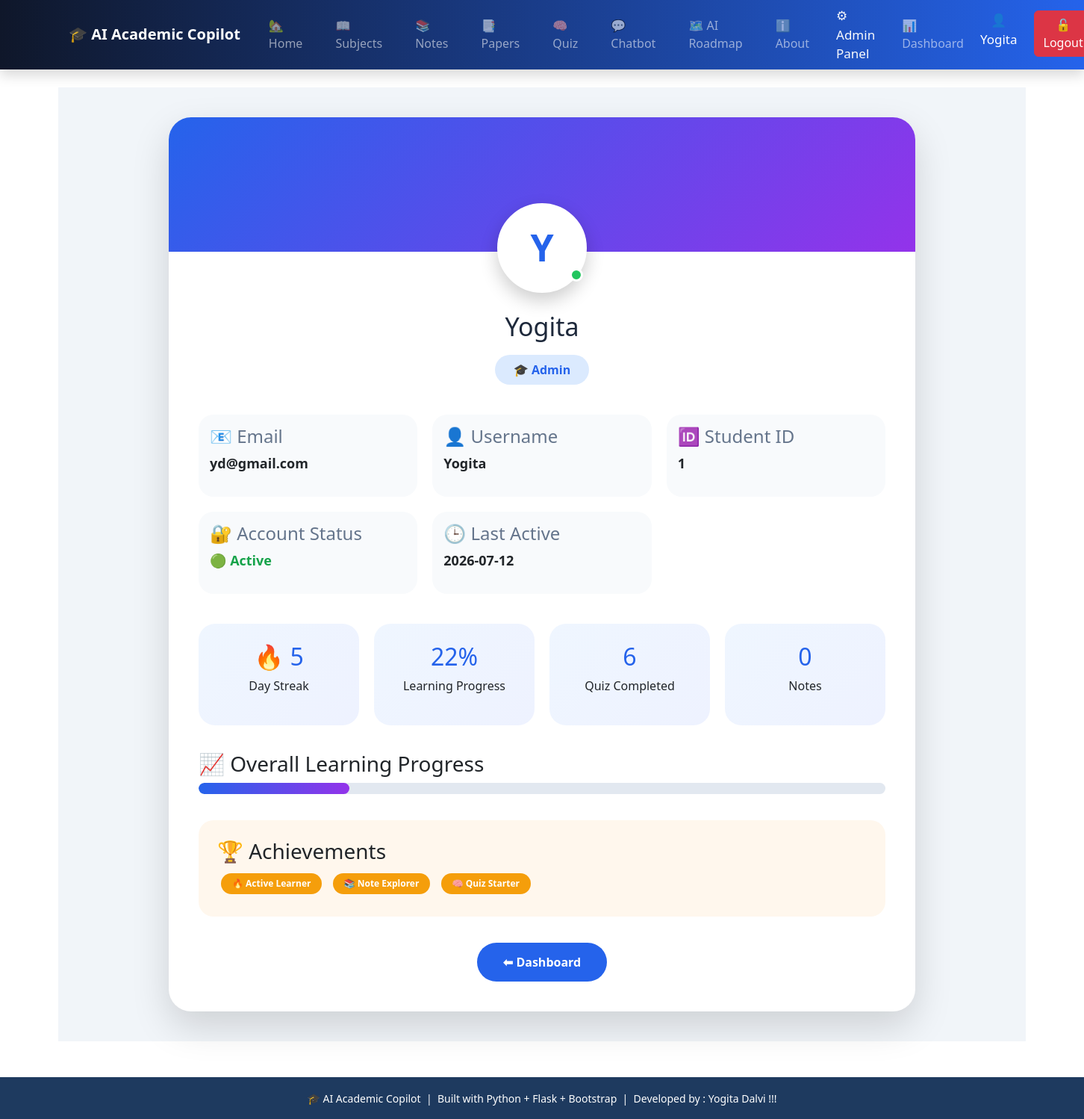
Screenshot of /profile (signed in) with the database file from the repository.
### tables this page shows
CREATE TABLE users (
    id INTEGER PRIMARY KEY AUTOINCREMENT,
    fullname TEXT,
    email TEXT,
    username TEXT UNIQUE,
    password TEXT,
    role TEXT DEFAULT 'student'
);

CREATE TABLE user_activity (
    id INTEGER PRIMARY KEY AUTOINCREMENT,
    user_id INTEGER,
    login_date TEXT,
    action TEXT
);

### app.py (the view)
@app.route("/profile")
def profile():
    if "user_id" not in session:
        return redirect("/login")
    conn = sqlite3.connect("database.db")
    cur = conn.cursor()
    cur.execute("""
    SELECT id, fullname, email, username, role
    FROM users
    WHERE id=?
    """,(session["user_id"],))
    user = cur.fetchone()
    cur.execute("""
    SELECT COUNT(*)
    FROM quiz_results
    WHERE user_id=?
    """,(session["user_id"],))
    quiz_count = cur.fetchone()[0]
    notes_count = 0
    cur.execute("""
    SELECT COUNT(DISTINCT login_date)
    FROM user_activity
    WHERE user_id=?
    """,(session["user_id"],))
    login_days = cur.fetchone()[0]
    total_activity = quiz_count + login_days
    target = 50   # maximum expected activity
    progress = int(
        (total_activity / target) * 100
    )
    if progress > 100:
        progress = 100
    cur.execute("""
    SELECT COUNT(DISTINCT login_date)
    FROM user_activity
    WHERE user_id=?
    """,(session["user_id"],))
    streak = cur.fetchone()[0]
    cur.execute("""
    SELECT login_date
    FROM user_activity
    WHERE user_id=?
    ORDER BY id DESC
    LIMIT 1
    """,(session["user_id"],))
    last_active = cur.fetchone()
    if last_active:
        last_active = last_active[0]
    else:
        last_active = "No Activity"
    conn.close()
    return render_template(
        "profile.html",
        user=user,
        quiz_count=quiz_count,
        streak=streak,
        notes_count=notes_count,
        progress=progress,
        last_active=last_active
    )

### templates/profile.html (shortened to what this page needs)
{% extends "base.html" %}
{% block content %}
<div class="profile-page">
<div class="profile-wrapper">
<div class="cover">
<div class="avatar-box">
<div class="avatar">
{{ user[1][0] }}
</div>
<div class="online"></div>
</div>
</div>
<div class="profile-content">
<h1>
{{ user[1] }}
</h1>
<div class="role">
🎓 {{ user[4]|title }}
</div>
<div class="info-section">
<div class="info-card">
<h4>📧 Email</h4>
<p>{{ user[2] }}</p>
</div>
<div class="info-card">
<h4>👤 Username</h4>
<p>{{ user[3] }}</p>
</div>
<div class="info-card">
<h4>🆔 Student ID</h4>
<p>{{ user[0] }}</p>
</div>
<div class="info-card">
<h4>🔐 Account Status</h4>
<p style="color:#16a34a;">
🟢 Active
</p>
</div>
<div class="info-card">
<h4>🕒 Last Active</h4>
<p>{{ last_active }}</p>
</div>
</div>
<div class="stats">
<div class="stat-card">
<h2>🔥 {{ streak }}</h2>
<p>Day Streak</p>
</div>
<div class="stat-card">
<h2>{{ progress }}%</h2>
<p>Learning Progress</p>
</div>
<div class="stat-card">
<h2>{{ quiz_count }}</h2>
<p>Quiz Completed</p>
</div>
<div class="stat-card">
<h2>{{ notes_count }}</h2>
<p>Notes</p>
</div>
</div>
<div class="progress-box">
<h3>📈 Overall Learning Progress</h3>
<div class="progress">
<div class="progress-bar"
style="width:{{ progress }}%">
</div>
</div>
</div>
<div class="achievement">
<h3>🏆 Achievements</h3>
<span class="badge">
🔥 Active Learner
</span>
<span class="badge">
📚 Note Explorer
</span>
<span class="badge">
🧠 Quiz Starter
</span>
</div>
<a href="/dashboard"
class="dashboard-btn">
⬅ Dashboard
</a>
</div>
</div>
</div>
{% endblock %}

### static/css/chatbot.css (style rules this page uses)
* { margin:0; padding:0; box-sizing:border-box; font-family:"Segoe UI",sans-serif; }
.avatar { width:42px; height:42px; border-radius:50%; display:flex; align-items:center; justify-content:center; margin:0 10px; font-size:20px; }

### templates/profile.html (style rules this page uses)
.profile-page { padding:40px; background:#f1f5f9; min-height:90vh; }
.profile-wrapper { max-width:1000px; margin:auto; background:white; border-radius:30px; overflow:hidden; box-shadow:0 20px 50px rgba(0,0,0,.15); }
.cover { height:180px; background: linear-gradient(135deg,#2563eb,#9333ea); position:relative; }
.avatar-box { position:absolute; bottom:-55px; left:50%; transform:translateX(-50%); }
.avatar { width:120px; height:120px; border-radius:50%; background:white; color:#2563eb; display:flex; justify-content:center; align-items:center; font-size:50px; font-weight:800; border:6px solid white; box-shadow:0 10px 25px rgba(0,0,0,.2); }
.online { width:18px; height:18px; background:#22c55e; border-radius:50%; position:absolute; right:15px; bottom:15px; border:3px solid white; }
.profile-content { padding:80px 40px 40px; text-align:center; }
.profile-content h1 { font-size:34px; color:#1e293b; }
.role { display:inline-block; margin-top:10px; padding:8px 25px; border-radius:25px; background:#dbeafe; color:#2563eb; font-weight:bold; }
.info-section { margin-top:40px; display:grid; grid-template-columns:repeat(auto-fit,minmax(250px,1fr)); gap:20px; }
.info-card { padding:15px; border-radius:20px; background:#f8fafc; text-align:left; transition:.3s; }
.info-card h4 { color:#64748b; }
.info-card p { font-size:18px; font-weight:600; }
.stats { margin-top:40px; display:grid; grid-template-columns:repeat(auto-fit,minmax(200px,1fr)); gap:20px; }
.stat-card { padding:25px; border-radius:22px; background:linear-gradient( 135deg,#eff6ff,#eef2ff); }
.stat-card h2 { font-size:32px; color:#2563eb; }
.progress-box { margin-top:35px; text-align:left; }
.progress { height:15px; background:#e2e8f0; border-radius:20px; overflow:hidden; }
.progress-bar { height:100%; background:linear-gradient( 90deg,#2563eb,#9333ea); border-radius:20px; }
.achievement { margin-top:35px; padding:25px; border-radius:20px; background:#fff7ed; text-align:left; }
.badge { display:inline-block; background:#f59e0b; color:white; padding:8px 15px; border-radius:20px; margin:5px; }
.dashboard-btn { display:inline-block; margin-top:35px; padding:14px 35px; background:#2563eb; color:white; border-radius:30px; text-decoration:none; font-weight:bold; }

### rows the page displays
users: fullname "Y", fullname "Yogita", role "Admin", email "yd@gmail.com", username "Yogita", id "1"
user_activity: login_date "2026-07-12"

### other values shown
{{ session.get('username') }} "Yogita"
{{ streak }} "5"
{{ progress }} "22"
{{ quiz_count }} "6"
{{ notes_count }} "0"
